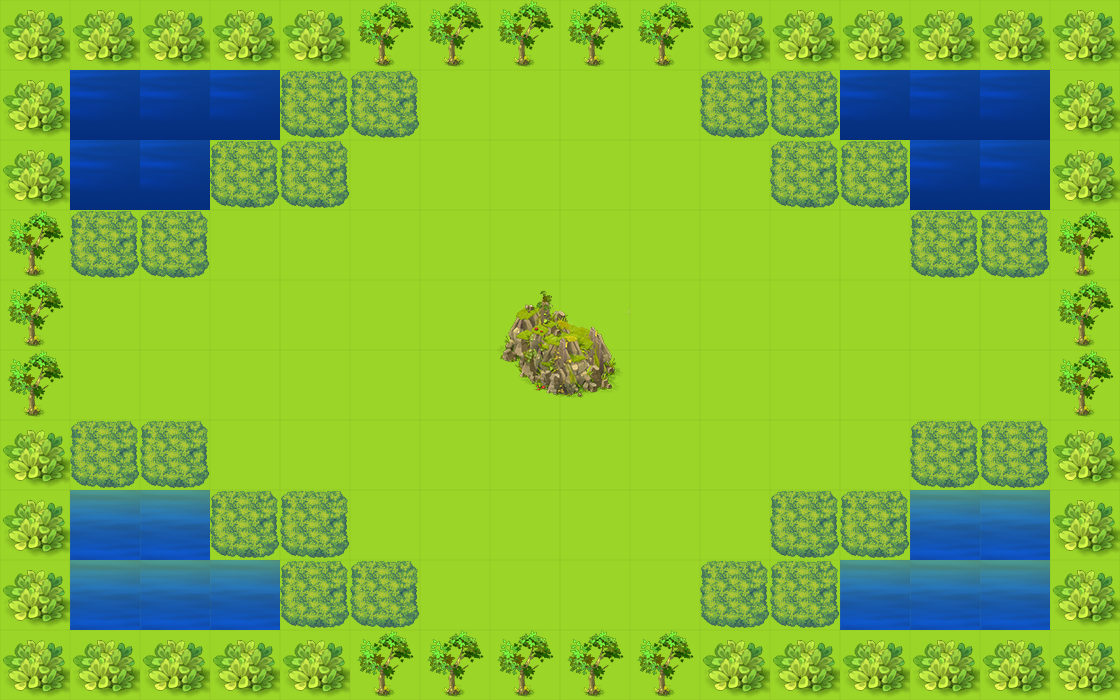

The image is a tile-based game level rendered from a .tmx file. Its description and source (layers, tilesets, objects; grid data summarised) follow:
An orthogonal 16x10 tile map with 70x70 px tiles, 2 tile layers (bgLayer, walkLayer) and 11 objects (3x monster_0, player, key, exit, box_1, ...).

<map version="1.0" orientation="orthogonal" renderorder="right-down" width="16" height="10" tilewidth="70" tileheight="70" nextobjectid="15">
 <tileset firstgid="1" name="素材" tilewidth="70" tileheight="70" tilecount="100">
  <image source="素材.png" width="700" height="700" />
 </tileset>
 <layer name="bgLayer" width="16" height="10">
  <data>[160 cells, 160 non-empty, 1 distinct tile ids]</data>
 </layer>
 <layer name="walkLayer" width="16" height="10">
  <data>[160 cells, 96 non-empty, 9 distinct tile ids]</data>
 </layer>
 <objectgroup name="object0">
  <object id="1" name="player" x="980" y="280" width="70" height="70">
   <properties>
    <property name="hp" value="760" />
   </properties>
  </object>
 </objectgroup>
 <objectgroup name="object1">
  <object id="2" name="key" x="70" y="350" width="70" height="70" />
  <object id="3" name="exit" x="70" y="280" width="70" height="70" />
 </objectgroup>
 <objectgroup name="object2">
  <object id="9" name="box_1" x="490" y="560" width="70" height="70" />
  <object id="10" name="box_2" x="630" y="210" width="70" height="70" />
  <object id="11" name="box_3" x="980" y="350" width="70" height="70" />
 </objectgroup>
 <objectgroup name="object4">
  <object id="12" name="monster_0" x="210" y="350" width="70" height="70">
   <properties>
    <property name="dirX" value="0" />
    <property name="dirY" value="1" />
    <property name="path" value="monster_1.png" />
    <property name="reverse" value="-2" />
    <property name="speed" value="100" />
   </properties>
  </object>
  <object id="13" name="monster_0" x="420" y="70" width="70" height="70">
   <properties>
    <property name="dirX" value="1" />
    <property name="dirY" value="0" />
    <property name="path" value="monster_0.png" />
    <property name="reverse" value="-1" />
    <property name="speed" value="100" />
   </properties>
  </object>
  <object id="14" name="monster_0" x="490" y="420" width="70" height="70">
   <properties>
    <property name="dirX" value="1" />
    <property name="dirY" value="0" />
    <property name="path" value="monster_0.png" />
    <property name="reverse" value="-1" />
    <property name="speed" value="100" />
   </properties>
  </object>
 </objectgroup>
 <objectgroup name="object5">
  <object id="7" name="transfer0_0" x="630" y="70" width="70" height="70" />
  <object id="8" name="transfer1_0" x="420" y="350" width="70" height="70" />
 </objectgroup>
</map>
